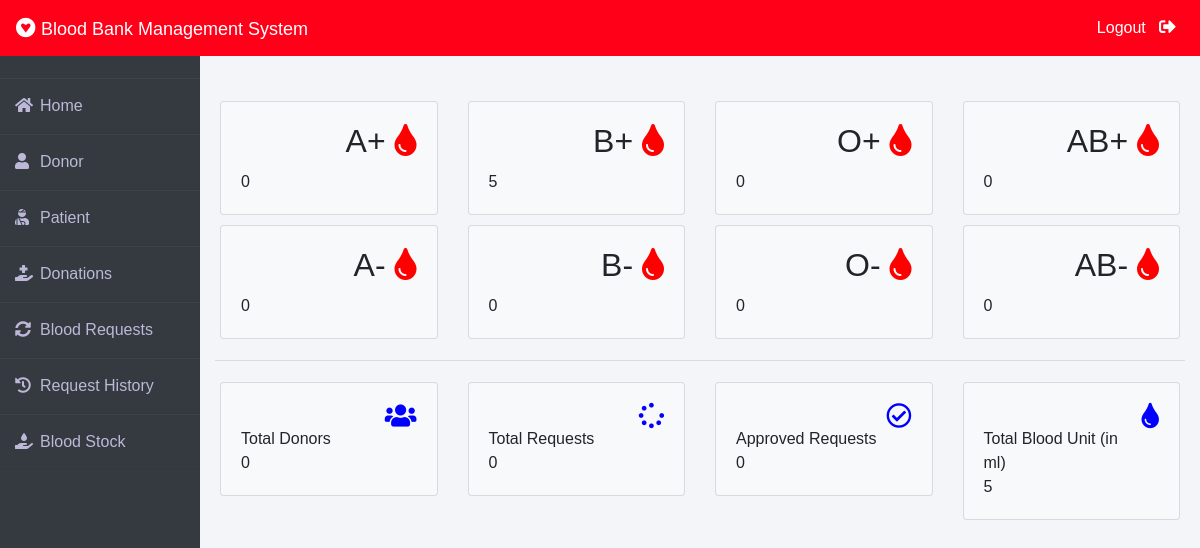
Page /admin-dashboard (signed in) on the earlier database version.
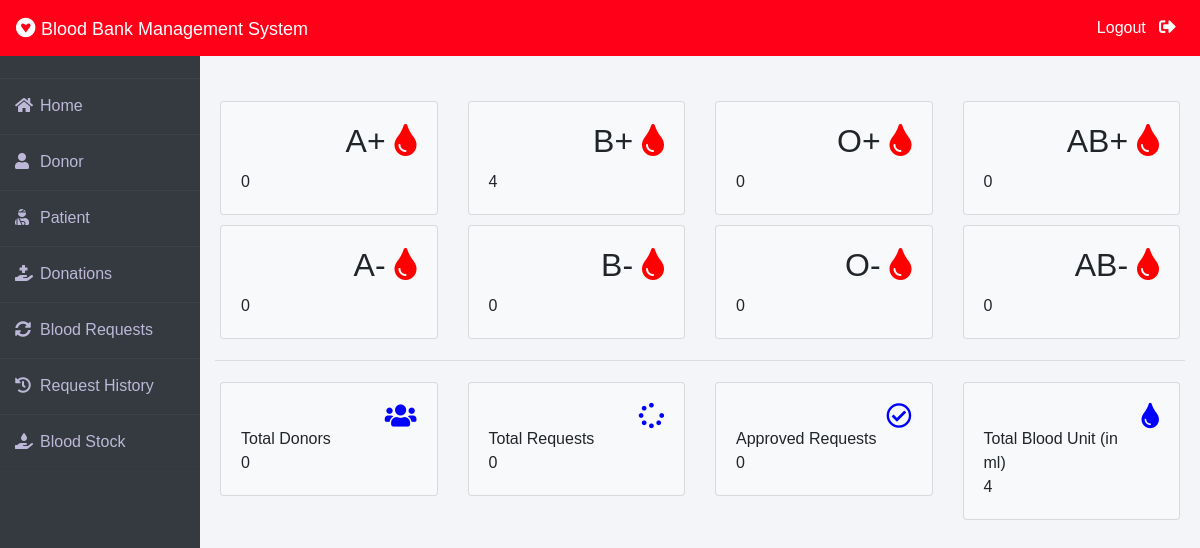
Same page on the later database version.
### blood/models.py (models this page shows, shortened)
class Stock(models.Model):
    bloodgroup=models.CharField(max_length=10)
    unit=models.PositiveIntegerField(default=0)

### blood/views.py (the view)
# urls.py: path('admin-dashboard', views.admin_dashboard_view,name='admin-dashboard'),
@login_required(login_url='adminlogin')
def admin_dashboard_view(request):
    totalunit=models.Stock.objects.aggregate(Sum('unit'))
    dict={
        'A1':models.Stock.objects.get(bloodgroup="A+"),
        'A2':models.Stock.objects.get(bloodgroup="A-"),
        'B1':models.Stock.objects.get(bloodgroup="B+"),
        'B2':models.Stock.objects.get(bloodgroup="B-"),
        'AB1':models.Stock.objects.get(bloodgroup="AB+"),
        'AB2':models.Stock.objects.get(bloodgroup="AB-"),
        'O1':models.Stock.objects.get(bloodgroup="O+"),
        'O2':models.Stock.objects.get(bloodgroup="O-"),
        'totaldonors':dmodels.Donor.objects.all().count(),
        'totalbloodunit':totalunit['unit__sum'],
        'totalrequest':models.BloodRequest.objects.all().count(),
        'totalapprovedrequest':models.BloodRequest.objects.all().filter(status='Approved').count()
    }
    return render(request,'blood/admin_dashboard.html',context=dict)

### templates/blood/admin_dashboard.html (shortened to what the changed rows need)
{% extends 'blood/adminbase.html' %}
{% block content %}
<br><br>
<div class="container">
    <div class="row">
        <div class="col-sm-3">
          <div class="card bg-light">
            <div class="card-body">
                <div class="blood">
                    <h2>A+ <i class="fas fa-tint"></i></h2>
                </div><br><br>
            </div>
          </div>
        </div>
        <div class="col-sm-3">
            <div class="card bg-light">
                <div class="card-body">
                    <div class="blood">
                        <h2>B+ <i class="fas fa-tint"></i></h2>
                    </div><br><br>
                    <div>
                      {{B1.unit}}
                    </div>
                </div>
              </div>
        </div>
        <div class="col-sm-3">
            <div class="card bg-light">
                <div class="card-body">
                    <div class="blood">
                        <h2>O+ <i class="fas fa-tint"></i></h2>
                    </div><br><br>
                </div>
              </div>
          </div>
          <div class="col-sm-3">
            <div class="card bg-light">
                <div class="card-body">
                    <div class="blood">
                        <h2>AB+ <i class="fas fa-tint"></i></h2>
                    </div><br><br>
                </div>
              </div>
          </div>
      </div>
      <div class="row">
        <div class="col-sm-3">
          <div class="card bg-light">
            <div class="card-body">
                <div class="blood">
                    <h2>A- <i class="fas fa-tint"></i></h2>
                </div><br><br>
            </div>
          </div>
        </div>
        <div class="col-sm-3">
            <div class="card bg-light">
                <div class="card-body">
                    <div class="blood">
                        <h2>B- <i class="fas fa-tint"></i></h2>
                    </div><br><br>
                </div>
              </div>
        </div>
        <div class="col-sm-3">
            <div class="card bg-light">
                <div class="card-body">
                    <div class="blood">
                        <h2>O- <i class="fas fa-tint"></i></h2>
                    </div><br><br>
                </div>
              </div>
          </div>
          <div class="col-sm-3">
            <div class="card bg-light">
                <div class="card-body">
                    <div class="blood">
                        <h2>AB- <i class="fas fa-tint"></i></h2>
                    </div><br><br>
                </div>
              </div>
          </div>
      </div>
    <div class="row">
        <div class="col-sm-3">
          <div class="card bg-light">
              <div class="card-body">
                  <div class="blood">
                      <i class="fas fa-tint xyz"></i>
                  </div><br>
                  <div>
                      Total Blood Unit (in ml) <br>
                      {{totalbloodunit}}
                  </div>
              </div>
            </div>
        </div>
    </div>
</div>
{% endblock content %}

Differences in the rows shown:
changed Stock (number 2 of 8 on the later page): unit "5" → "4"
Other differences:
{{ totalbloodunit }}: "5" → "4"
